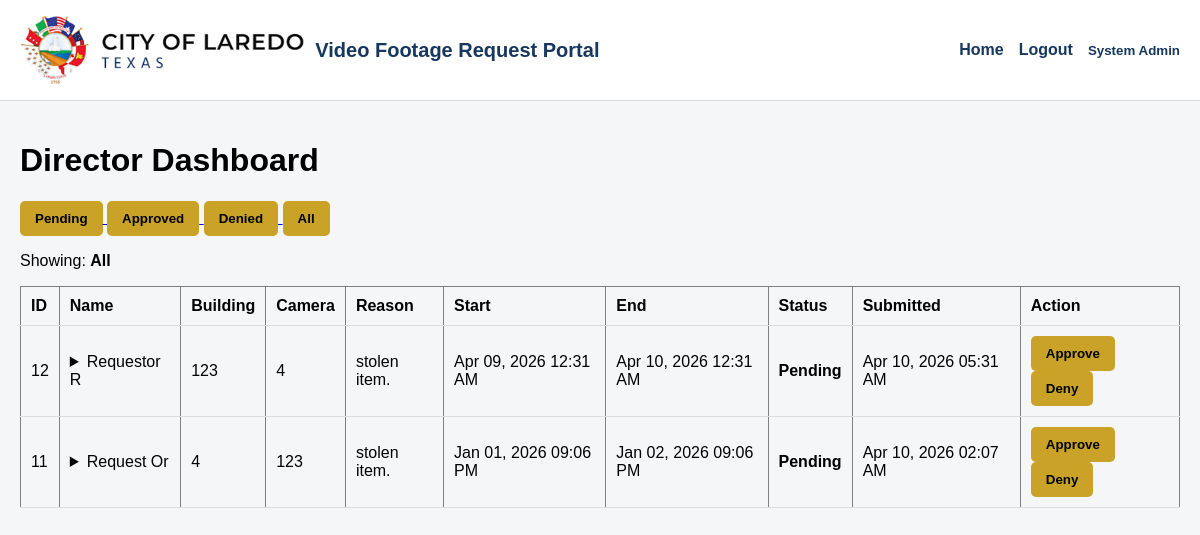
Page /director/dashboard?status=All (signed in) on the earlier database version.
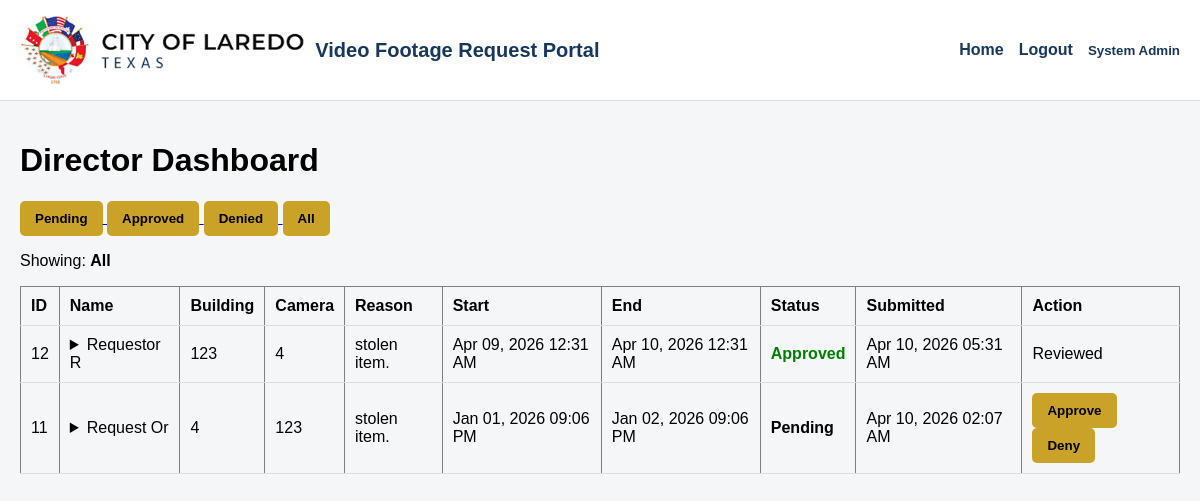
Same page on the later database version.
### tables this page shows
CREATE TABLE footage_requests (
  id INTEGER PRIMARY KEY AUTOINCREMENT,
  requestor_id INTEGER NOT NULL,
  camera_location TEXT NOT NULL,
  start_time TEXT NOT NULL,
  end_time   TEXT NOT NULL,
  reason TEXT NOT NULL,
  status TEXT NOT NULL DEFAULT 'Pending'
    CHECK (status IN ('Pending','Approved','Denied','Completed')),
  director_id INTEGER,
  director_comment TEXT,
  decided_at TEXT,
  tech_id INTEGER,
  completed_at TEXT,
  footage_path TEXT,
  submitted_at TEXT NOT NULL DEFAULT (datetime('now')),
  updated_at TEXT NOT NULL DEFAULT (datetime('now')), division TEXT, job_title TEXT, building TEXT,
  FOREIGN KEY (requestor_id) REFERENCES users(id),
  FOREIGN KEY (director_id)  REFERENCES users(id),
  FOREIGN KEY (tech_id)      REFERENCES users(id)
);

CREATE TABLE users (
  id INTEGER PRIMARY KEY AUTOINCREMENT,
  first_name TEXT NOT NULL,
  last_name  TEXT NOT NULL,
  email      TEXT NOT NULL UNIQUE,
  password_hash TEXT NOT NULL,
  role TEXT NOT NULL CHECK (role IN ('requestor','director','tech','admin')),
  department TEXT,
  is_active INTEGER NOT NULL DEFAULT 1,
  created_at TEXT NOT NULL DEFAULT (datetime('now')),
  updated_at TEXT NOT NULL DEFAULT (datetime('now'))
, employee_id TEXT, division TEXT, job_title TEXT);

### app.py (the view)
    @app.route("/director/dashboard")
    @login_required
    @role_required("director", "admin")
    def director_dashboard():
        db = get_db()
        selected_status = request.args.get("status", "Pending").strip()
        valid_statuses = ["Pending", "Approved", "Denied", "All"]
        if selected_status not in valid_statuses:
            selected_status = "Pending"
        params = []
        status_filter = ""
        if selected_status != "All":
            status_filter = "WHERE fr.status = ?"
            params.append(selected_status)
        rows = db.execute(
            f"""
            SELECT
                fr.id,
                fr.building,
                fr.division,
                fr.job_title,
                fr.camera_location,
                fr.reason,
                fr.start_time,
                fr.end_time,
                fr.status,
                fr.director_comment,
                fr.submitted_at,
                u.employee_id,
                u.first_name,
                u.last_name,
                u.email,
                u.department,
                u.division AS user_division,
                u.job_title AS user_job_title
            FROM footage_requests fr
            JOIN users u ON fr.requestor_id = u.id
            {status_filter}
            ORDER BY fr.submitted_at DESC
            """,
            params
        ).fetchall()
        return render_template(
            "director_dashboard.html",
            requests=rows,
            selected_status=selected_status
        )

### auth.py (called while the page is built)
def login_required(view):
    @wraps(view)
    def wrapped(*args, **kwargs):
        if session.get("user_id") is None:
            return redirect(url_for("login"))
        return view(*args, **kwargs)
    return wrapped

def role_required(*roles):
    def decorator(view):
        @wraps(view)
        def wrapped(*args, **kwargs):
            if session.get("user_id") is None:
                return redirect(url_for("login"))
            if session.get("role") not in roles:
                flash("You do not have permission to access that page.", "error")
                log_action("ACCESS_DENIED")
                return redirect(url_for("dashboard"))
            return view(*args, **kwargs)
        return wrapped
    return decorator

### db.py (called while the page is built)
def get_db():
    if "db" not in g:
        g.db = sqlite3.connect(current_app.config["DATABASE"])
        g.db.row_factory = sqlite3.Row
        g.db.execute("PRAGMA foreign_keys = ON;")
    return g.db

### templates/director_dashboard.html (shortened to what this page needs)
{% extends "base.html" %}
{% block content %}
  <h1>Director Dashboard</h1>
  <div style="margin-bottom: 15px;">
    <a href="{{ url_for('director_dashboard', status='Pending') }}">
      <button type="button">Pending</button>
    </a>
    <a href="{{ url_for('director_dashboard', status='Approved') }}">
      <button type="button">Approved</button>
    </a>
    <a href="{{ url_for('director_dashboard', status='Denied') }}">
      <button type="button">Denied</button>
    </a>
    <a href="{{ url_for('director_dashboard', status='All') }}">
      <button type="button">All</button>
    </a>
  </div>
  <p>Showing: <strong>{{ selected_status }}</strong></p>
  {% if requests %}
    <table border="1" cellpadding="6">
      <tr>
        <th>ID</th>
        <th>Name</th>
        <th>Building</th>
        <th>Camera</th>
        <th>Reason</th>
        <th>Start</th>
        <th>End</th>
        <th>Status</th>
        <th>Submitted</th>
        <th>Action</th>
      </tr>
      {% for r in requests %}
      <tr>
        <td>{{ r["id"] }}</td>
        <td>
  <details>
    <summary>{{ r["first_name"] }} {{ r["last_name"] }}</summary>
  </details>
</td>
        <td>{{ r["building"] }}</td>
        <td>{{ r["camera_location"] }}</td>
        <td>{{ r["reason"] }}</td>
        <td>{{ r["start_time"] | pretty_datetime }}</td>
        <td>{{ r["end_time"] | pretty_datetime }}</td>
        <td>
    {% if r["status"] == "Approved" %}
      <span style="font-weight:bold; color:green;">{{ r["status"] }}</span>
    {% elif r["status"] == "Denied" %}
      <span style="font-weight:bold; color:red;">{{ r["status"] }}</span>
    {% else %}
      <span style="font-weight:bold; color:black;">{{ r["status"] }}</span>
    {% endif %}
  </td>
        <td>{{ r["submitted_at"] | pretty_datetime }}</td>
        <td>
          {% if r["status"] == "Pending" %}
            <form method="post" action="{{ url_for('update_request_status', request_id=r['id']) }}" class="decision-form">
              <button type="button" onclick="handleDecision(this.form, 'approve')">
                Approve
              </button>
              <button type="button" onclick="handleDecision(this.form, 'decline')">
                Deny
              </button>
            </form>
          {% else %}
            <span>Reviewed</span>
          {% endif %}
        </td>
      </tr>
      {% endfor %}
    </table>
  {% else %}
    <p>No requests yet.</p>
  {% endif %}
{% endblock %}

Differences in the rows shown:
changed footage_requests "Requestor": status "Pending" → "Approved"; status "Approve Deny" → "Reviewed"
